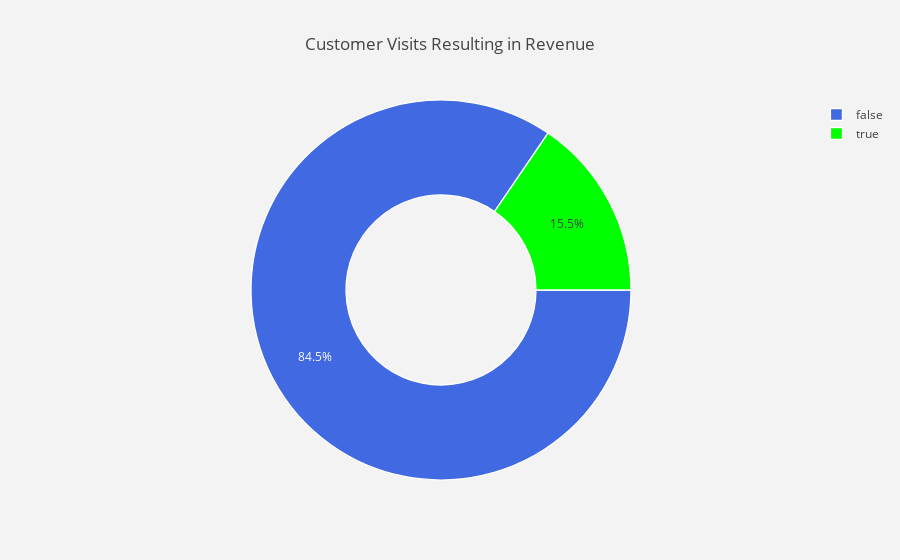

Notebook cell for this chart:
### Markdown cell above
Now of these columns has a string value that can be encoded and understood easier for our graphs.

### Code cell
# Plot pie chart of percentage of customer visits that lead to revenue
#labels
lab = df["Revenue"].value_counts().keys().tolist()
#values
val = df["Revenue"].value_counts().values.tolist()

trace = go.Pie(labels = lab ,
               values = val ,
               marker = dict(colors =  [ 'royalblue' ,'lime'],
                             line = dict(color = "white",
                                         width =  1.3)
                            ),
               rotation = 90,
               hoverinfo = "label+value+text",
               hole = .5
              )
layout = go.Layout(dict(title = "Customer Visits Resulting in Revenue",
                        plot_bgcolor  = "rgb(243,243,243)",
                        paper_bgcolor = "rgb(243,243,243)",
                       )
                  )

data = [trace]
fig = go.Figure(data = data,layout = layout)
py.iplot(fig)

### Figure 1 — Plotly figure (JSON) as saved in the notebook; plotly's stock layout.template omitted (floating-point values rounded to 4 significant figures)
{"data": [{"hole": 0.5, "hoverinfo": "label+value+text", "labels": [false, true], "marker": {"colors": ["royalblue", "lime"], "line": {"color": "white", "width": 1.3}}, "rotation": 90, "type": "pie", "uid": "507a02de-f2ca-44b6-97bc-af861ea103c2", "values": [10422, 1908]}], "layout": {"paper_bgcolor": "rgb(243,243,243)", "plot_bgcolor": "rgb(243,243,243)", "title": {"text": "Customer Visits Resulting in Revenue"}}}
